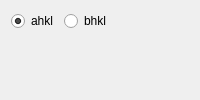
                   <widget class="QWidget" name="tab_8">
                    <attribute name="title">
                     <string>Graph</string>
                    </attribute>
                    <layout class="QVBoxLayout" name="verticalLayout_18">
                     <item>
                      <layout class="QHBoxLayout" name="horizontalLayout_16">
                       <item>
                        <widget class="QRadioButton" name="kropff_ahkl_radioButton">
                         <property name="text">
                          <string>ahkl</string>
                         </property>
                         <property name="checked">
                          <bool>true</bool>
                         </property>
                        </widget>
                       </item>
                       <item>
                        <widget class="QRadioButton" name="kropff_bhkl_radioButton">
                         <property name="text">
                          <string>bhkl</string>
                         </property>
                        </widget>
                       </item>
                       <item>
                        <spacer name="horizontalSpacer_16">
                         <property name="orientation">
                          <enum>Qt::Horizontal</enum>
                         </property>
                         <property name="sizeHint" stdset="0">
                          <size>
                           <width>40</width>
                           <height>20</height>
                          </size>
                         </property>
                        </spacer>
                       </item>
                      </layout>
                     </item>
                     <item>
                      <widget class="QWidget" name="low_widget" native="true">
                       <property name="sizePolicy">
                        <sizepolicy hsizetype="Preferred" vsizetype="Expanding">
                         <horstretch>0</horstretch>
                         <verstretch>0</verstretch>
                        </sizepolicy>
                       </property>
                      </widget>
                     </item>
                    </layout>
                   </widget>
